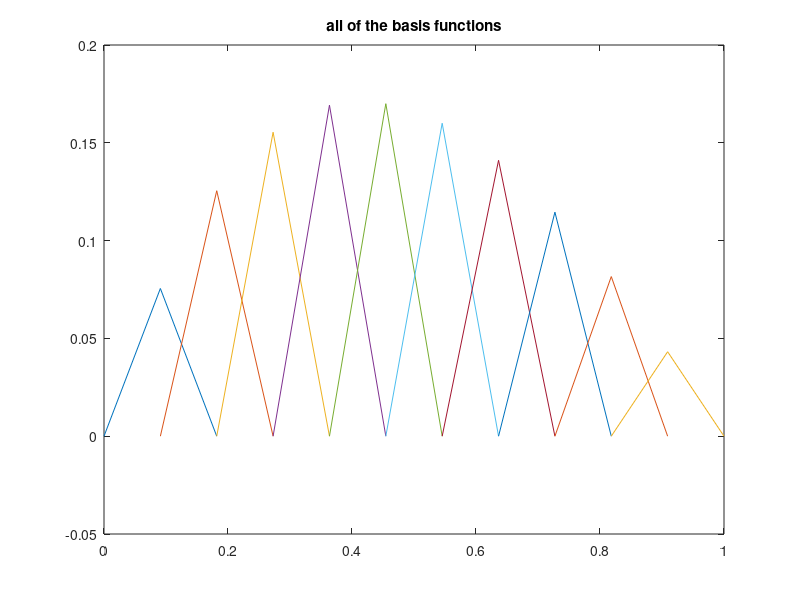

This chart was generated by the following MATLAB code: (Note: this script raises an error after producing the figure.)
% HW09 Problem 3
%
% solve BVP by Galerkin method


%% setup
M = 10;

% compute the collocation points
h = 1/(M+1);
x = (0:h:1)';
disp(x);

% these are the centers of the basis functions
xmids = x(2:end-1);

% evaluate r using the approximation
r = h.*((2.*xmids-4)./((1+xmids).^2));
disp(r);


% build A
qmid = -2./((1+(xmids)).^2);
% push evaluation forward so that the matrix is symmetric
qmidh = -2./((1+(xmids(1:end-1)+h/2)).^2);
offdiag = (1/h+qmidh.*h./6);
A = spdiags((-2/h+qmid.*2.*h./3),0,M,M)+spdiags([0;offdiag],1,M,M)...
    +spdiags([offdiag;0],-1,M,M);
% verify that A is symmetric
disp(A);

c = A\r;

%% build A and r using the MATLAB's integrator

% evaluate r using quad
%     for i=1:length(xmids)
%         xj = xmids(i);
%         rfuncl = @(x) (1-abs(x-xj)./h).*(2.*x-4)./((1+x).^2);
%         r(i) = quad(rfuncl,x(i),x(i+2));
%     end
%     disp(r);
%
%     xdiags = r;
%     for i=1:length(xmids)
%         xj = xmids(i);
%         qfuncl = @(x) (1-abs(x-xj)./h).^2.*(-2.*x)./((1+x).^2);
%         xdiags(i) = -2/h+quad(qfuncl,x(i),x(i+2));
%     end
%
%     xupdiags = r;
%     for i=1:length(xmids)-1
%         xj = xmids(i);
%         xj1 = xmids(i+1);
%         qfunc2 = @(x) (1-abs(x-xj)./h).*(1-abs(x-xj1)./h).*(-2.*x)./((1+x).^2);
%         xupdiags(i) = 1/h+quad(qfunc2,x(i+1),x(i+2));
%     end
%     A = spdiags(xdiags,0,M,M)+spdiags([0;xupdiags],1,M,M)...
%         +spdiags([xupdiags;0],-1,M,M);

% solve
% c = A\r;

%% add all of the functions  for the solution
y = x;
for i=2:M+1
    y(i-1:i+1) = y(i-1:i+1)+c(i-1).*(1-abs(x(i-1:i+1)-x(i))/h);
end
yexact = 2.*x./(1+x);


%% compute max error (and save)
maxerror = max(abs(yexact-y));
fprintf('maximum error for M = %g is %g\n',M,maxerror);

figure;
for i=2:M+1
    plot(x(i-1:i+1),c(i-1).*(1-abs(x(i-1:i+1)-x(i))/h));
    hold on;
end
title('all of the basis functions')


figure;
tmpfigh = gcf;
clf;
figshape(600,600);
set(gcf,'Color','none');
set(gcf,'InvertHardCopy', 'off');
set(gcf,'DefaultAxesFontname','helvetica');
set(gcf,'DefaultLineColor','r');
set(gcf,'DefaultAxesColor','none');
set(gcf,'DefaultLineMarkerSize',5);
set(gcf,'DefaultLineMarkerEdgeColor','k');
set(gcf,'DefaultLineMarkerFaceColor','g');
set(gcf,'DefaultAxesLineWidth',0.5);
set(gcf,'PaperPositionMode','auto');

plot(x,y,'LineWidth',2,'Color','b');
hold on;
plot(x,yexact,'LineWidth',2,'Color','r')
legend({'numerical','exact'},'Location','NorthWest');
legend boxoff;
set(gca, 'fontsize',18)
xlabel('x','FontSize',20)
ylabel('y','FontSize',20)
title('exact and numerical solutions')

%%  plot the solution error
figure;
tmpfigh = gcf;
clf;
figshape(600,600);
set(gcf,'Color','none');
set(gcf,'InvertHardCopy', 'off');
set(gcf,'DefaultAxesFontname','helvetica');
set(gcf,'DefaultLineColor','r');
set(gcf,'DefaultAxesColor','none');
set(gcf,'DefaultLineMarkerSize',5);
set(gcf,'DefaultLineMarkerEdgeColor','k');
set(gcf,'DefaultLineMarkerFaceColor','g');
set(gcf,'DefaultAxesLineWidth',0.5);
set(gcf,'PaperPositionMode','auto');

plot(x,abs(yexact-y),'LineWidth',2,'Color','r')
set(gca, 'fontsize',18)
xlabel('x','FontSize',20)
ylabel('y','FontSize',20)
title('error of the numerical solution')

% %% plot error versus 1/M
% figure;
% tmpfigh = gcf;
% clf;
% figshape(600,600);
% set(gcf,'Color','none');
% set(gcf,'InvertHardCopy', 'off');
% set(gcf,'DefaultAxesFontname','helvetica');
% set(gcf,'DefaultLineColor','r');
% set(gcf,'DefaultAxesColor','none');
% set(gcf,'DefaultLineMarkerSize',5);
% set(gcf,'DefaultLineMarkerEdgeColor','k');
% set(gcf,'DefaultLineMarkerFaceColor','g');
% set(gcf,'DefaultAxesLineWidth',0.5);
% set(gcf,'PaperPositionMode','auto');
% 
% plot(1./Mvec,errorvec,'LineWidth',2,'Color','b')
% 
% set(gca, 'fontsize',18)
% xlabel('1/M','FontSize',20)
% ylabel('Max error','FontSize',20)
